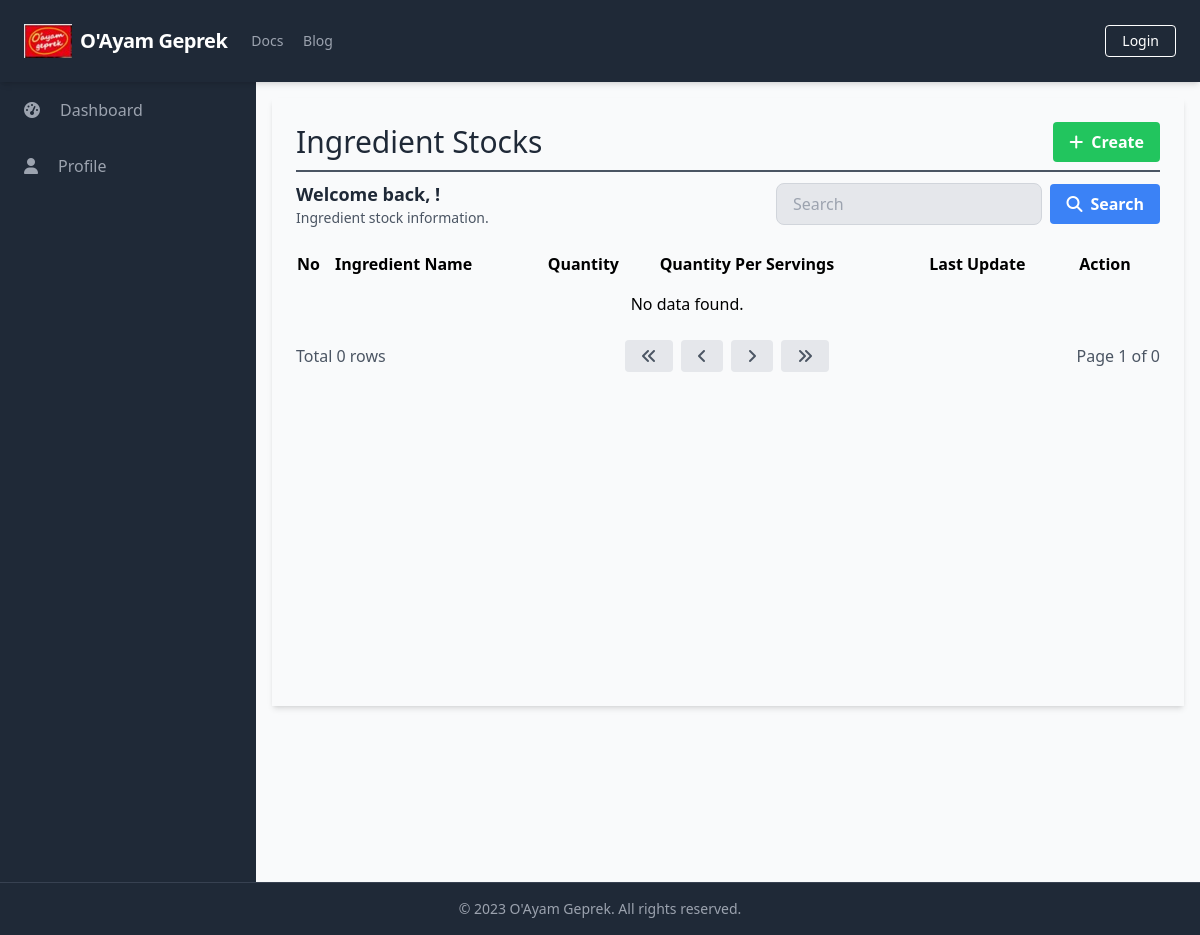
The app's page /manage_ingredient_stocks/manage_ingredient_stocks_list.php, older data.
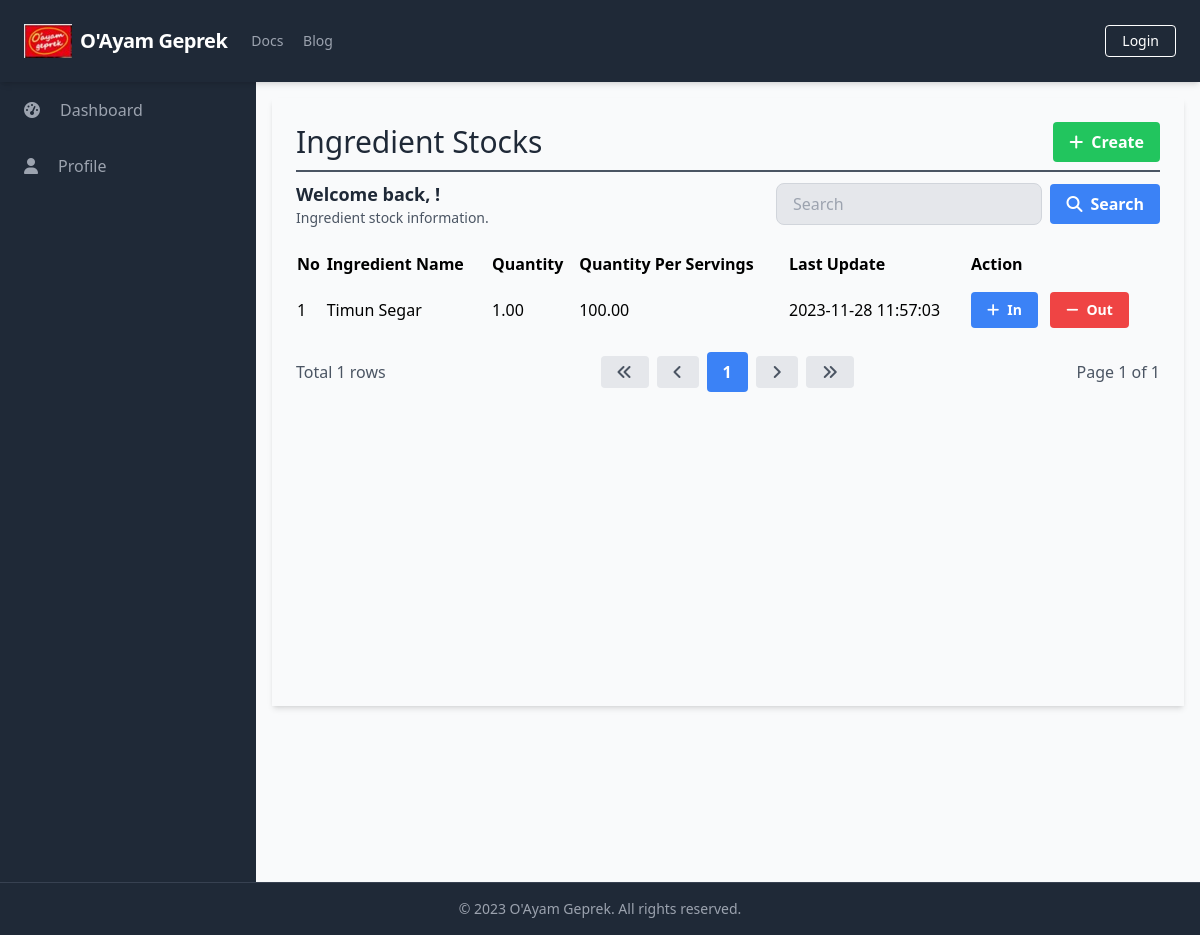
The same page, newer data.
### tables this page shows
CREATE TABLE `IngredientStocks` (
  `StockID` int(11) NOT NULL,
  `IngredientID` int(11) NOT NULL,
  `Quantity` decimal(10,2) NOT NULL,
  `QuantityPerServings` decimal(10,2) NOT NULL,
  `LastUpdateStock` timestamp NOT NULL DEFAULT current_timestamp()
);

CREATE TABLE `Ingredients` (
  `IngredientID` int(11) NOT NULL,
  `IngredientName` varchar(255) NOT NULL,
  `PurchasePrice` decimal(10,2) NOT NULL,
  `QuantityPerPurchase` decimal(10,2) NOT NULL,
  `ServingsPerIngredient` int(11) NOT NULL,
  `HoldingCost` tinyint(1) NOT NULL,
  `HoldingCostPrice` decimal(10,2) DEFAULT NULL,
  `ShelfLife` int(11) DEFAULT NULL,
  `SupplierName` varchar(255) DEFAULT NULL,
  `Description` text DEFAULT NULL,
  `MinimumStock` int(11) DEFAULT NULL,
  `StorageLocation` varchar(50) DEFAULT NULL,
  `PurchaseUnit` varchar(50) NOT NULL
);

### database/connection.php (called while the page is built, shortened)
<?php
$baseUrl = "http://localhost/final_project_yayuk_2023/";
$baseTitle = "O'Ayam Geprek";
$baseLogoUrl = "http://localhost/final_project_yayuk_2023/static/logo.png";

### public/manage_ingredient_stocks/manage_ingredient_stocks_list.php (the view, shortened to what this page needs)
<?php
require_once('../../database/connection.php');
?>
<?php include_once('../components/header.php'); ?>
<div class="h-screen flex flex-col">
    <?php include('../components/navbar.php'); ?>
    <div class="flex-grow bg-gray-50 flex flex-row shadow-md">
        <?php include('../components/sidebar.php'); ?>
        <main class=" bg-gray-50 flex flex-col flex-1 overflow-y-scroll h-screen flex-shrink-0 sc-hide pb-40">
            <div class="flex items-start justify-start p-6 shadow-md m-4 flex-1 flex-col">
                <div class="flex flex-row justify-between items-center w-full border-b-2 border-gray-600 mb-2 pb-2">
                    <h1 class="text-3xl text-gray-800 font-semibol w-full">Ingredient Stocks</h1>
                    <div class="flex flex-row justify-end items-center">
                        <a href="<?php echo $baseUrl; ?>public/manage_ingredient_stocks/manage_ingredient_stocks_add.php" class="bg-green-500 hover-bg-green-700 text-white font-bold py-2 px-4 rounded inline-flex items-center">
                            <i class="fas fa-plus mr-2"></i>
                            <span>Create</span>
                        </a>
                    </div>
                </div>
                <div class="flex flex-col w-full">
                    <div class="flex flex-row justify-between items-center w-full mb-2 pb-2">
                        <div>
                            <h2 class="text-lg text-gray-800 font-semibold">Welcome back, <?php echo $_SESSION['FullName']; ?>!</h2>
                            <p class="text-gray-600 text-sm">Ingredient stock information.</p>
                        </div>
                        <form class="flex items-center justify-end space-x-2 w-96">
                            <input type="text" name="search" class="bg-gray-200 focus-bg-white focus-outline-none border border-gray-300 rounded-lg py-2 px-4 block w-full appearance-none leading-normal" placeholder="Search" value="<?php echo isset($_GET['search']) ? $_GET['search'] : ''; ?>">
                            <button type="submit" class="bg-blue-500 hover-bg-blue-700 text-white font-bold py-2 px-4 rounded space-x-2 inline-flex items-center">
                                <i class="fas fa-search"></i>
                                <span>Search</span>
                            </button>
                        </form>
                    </div>
                    <table class="min-w-full">
                        <thead>
                            <tr>
                                <th class="text-left py-2">No</th>
                                <th class="text-left py-2">Ingredient Name</th>
                                <th class="text-left py-2">Quantity</th>
                                <th class="text-left py-2">Quantity Per Servings</th>
                                <th class="text-left py-2">Last Update</th>
                                <th class="text-left py-2">Action</th>
                            </tr>
                        </thead>
                        <tbody>
                            <?php
                            $searchTerm = isset($_GET['search']) ? $_GET['search'] : '';
                            $page = isset($_GET['page']) ? $_GET['page'] : 1;
                            $query = "SELECT IngStk.StockID, IngStk.IngredientID, IngStk.Quantity, IngStk.QuantityPerServings, IngStk.LastUpdateStock, I.IngredientName
                                FROM IngredientStocks IngStk
                                INNER JOIN Ingredients I ON IngStk.IngredientID = I.IngredientID
                                WHERE I.IngredientName LIKE '%$searchTerm%'
                                LIMIT 15 OFFSET " . ($page - 1) * 15;
                            $result = $conn->query($query);
                            $queryCount = "SELECT COUNT(*) AS count
                                FROM IngredientStocks IngStk
                                INNER JOIN Ingredients I ON IngStk.IngredientID = I.IngredientID
                                WHERE I.IngredientName LIKE '%$searchTerm%'";
                            $resultCount = $conn->query($queryCount);
                            $rowCount = $resultCount->fetch_assoc()['count'];
                            $totalPage = ceil($rowCount / 15);
                            $no = 1;
                            while ($row = $result->fetch_assoc()) {
                            ?>
                                <tr>
                                    <td class="py-2"><?php echo $no++; ?></td>
                                    <td class="py-2"><?php echo $row['IngredientName']; ?></td>
                                    <td class="py-2"><?php echo $row['Quantity']; ?></td>
                                    <td class="py-2"><?php echo $row['QuantityPerServings']; ?></td>
                                    <td class="py-2"><?php echo $row['LastUpdateStock']; ?></td>
                                    <td class='py-2'>
                                        <a href="<?php echo $baseUrl; ?>public/manage_ingredient_stocks/in.php?id=<?php echo $row['StockID']; ?>" class='bg-blue-500 hover-bg-blue-700 text-white font-bold py-2 px-4 rounded inline-flex items-center mr-2 text-sm'>
                                            <i class='fas fa-plus mr-2'></i>
                                            <span>In</span>
                                        </a>
                                        <a href="<?php echo $baseUrl; ?>public/manage_ingredient_stocks/out.php?id=<?php echo $row['StockID']; ?>" class='bg-red-500 hover-bg-red-700 text-white font-bold py-2 px-4 rounded inline-flex items-center text-sm'>
                                            <i class='fas fa-minus mr-2'></i>
                                            <span>Out</span>
                                        </a>
                                    </td>
                                </tr>
                            <?php
                            }
                            if ($result->num_rows === 0) {
                            ?>
                                <tr>
                                    <td colspan="5" class="py-2 text-center">No data found.</td>
                                </tr>
                            <?php
                            }
                            ?>
                        </tbody>
                    </table>
                    <div class="flex flex-row justify-between items-center w-full mt-4">
                        <div class="flex flex-row justify-start items-center">
                            <span class="text-gray-600">Total <?php echo $rowCount; ?> rows</span>
                        </div>
                        <div class="flex flex-row justify-end items-center space-x-2">
                            <a href="?page=1&search=<?php echo $searchTerm; ?>" class="bg-gray-200 hover-bg-gray-300 text-gray-600 font-bold py-2 px-4 rounded inline-flex items-center">
                                <i class="fas fa-angle-double-left"></i>
                            </a>
                            <a href="?page=<?php if ($page == 1) {
                                                echo $page;
                                            } else {
                                                echo $page - 1;
                                            } ?>&search=<?php echo $searchTerm; ?>" class="bg-gray-200 hover-bg-gray-300 text-gray-600 font-bold py-2 px-4 rounded inline-flex items-center">
                                <i class="fas fa-angle-left"></i>
                            </a>
                            <?php
                            $startPage = $page - 2;
                            $endPage = $page + 2;
                            if ($startPage < 1) {
                                $endPage += abs($startPage) + 1;
                                $startPage = 1;
                            }
                            if ($endPage > $totalPage) {
                                $startPage -= $endPage - $totalPage;
                                $endPage = $totalPage;
                            }
                            if ($startPage < 1) {
                                $startPage = 1;
                            }
                            for ($i = $startPage; $i <= $endPage; $i++) {
                                if ($i == $page) {
                                    echo "<a href='?page=$i&search=$searchTerm' class='bg-blue-500 hover-bg-blue-700 text-white font-bold py-2 px-4 rounded inline-flex items-center'>$i</a>";
                                } else {
                                    echo "<a href='?page=$i&search=$searchTerm' class='bg-gray-200 hover-bg-gray-300 text-gray-600 font-bold py-2 px-4 rounded inline-flex items-center'>$i</a>";
                                }
                            }
                            ?>
                            <a href="?page=<?php if ($page == $totalPage) {
                                                echo $page;
                                            } else {
                                                echo $page + 1;
                                            } ?>&search=<?php echo $searchTerm; ?>" class="bg-gray-200 hover-bg-gray-300 text-gray-600 font-bold py-2 px-4 rounded inline-flex items-center">
                                <i class="fas fa-angle-right"></i>
                            </a>
                            <a href="?page=<?php echo $totalPage; ?>&search=<?php echo $searchTerm; ?>" class="bg-gray-200 hover-bg-gray-300 text-gray-600 font-bold py-2 px-4 rounded inline-flex items-center">
                                <i class="fas fa-angle-double-right"></i>
                            </a>
                        </div>
                        <div class="flex flex-row justify-end items-center ml-2">
                            <span class="text-gray-600">Page <?php echo $page; ?> of <?php echo $totalPage; ?></span>
                        </div>
                    </div>
                </div>
        </main>
    </div>
    <?php include('../components/footer.php'); ?>
</div>
</body>
</html>

### public/components/header.php (shortened to what this page needs)
<!DOCTYPE html>
<html lang="en">
<head>
    <link rel="stylesheet" href="<?php echo $baseUrl; ?>dist/output.css">
    <link rel="stylesheet" href="https://cdn.jsdelivr.net/npm/sweetalert2@11/dist/sweetalert2.min.css">
</head>
<body class="overflow-hidden">

### public/components/navbar.php (shortened to what this page needs)
<nav class="flex items-center justify-between flex-wrap bg-gray-800 p-6 shadow-md sticky top-0">
    <div class="flex items-center flex-shrink-0 text-white mr-6 ">
        <a href="<?php echo $baseUrl; ?>public/index.php" class="flex items-center space-x-2">
            <img src="<?php echo $baseLogoUrl; ?>" alt="Logo" class="w-12" />
            <span class="font-semibold text-xl tracking-tight"><?php echo $baseTitle; ?></span>
        </a>
    </div>
    <div class="w-full block flex-grow lg:flex lg:items-center lg:w-auto">
        <div class="text-sm lg:flex-grow">
            <a href="#responsive-header" class="block mt-4 lg:inline-block lg:mt-0 text-gray-400 hover:text-white mr-4">
                Docs
            </a>
            <a href="#responsive-header" class="block mt-4 lg:inline-block lg:mt-0 text-gray-400 hover:text-white">
                Blog
            </a>
        </div>
        <div>
            <?php
            if (isset($_SESSION['UserID'])) {
                echo '<a href="javascript:void(0);" onclick="confirmLogout()" class="inline-block text-sm px-4 py-2 leading-none border rounded text-white border-white hover:border-transparent hover:text-gray-500 hover:bg-white mt-4 lg:mt-0">Logout</a>';
            } else {
                echo '<a href="login.php" class="inline-block text-sm px-4 py-2 leading-none border rounded text-white border-white hover:border-transparent hover:text-gray-500 hover:bg-white mt-4 lg:mt-0">Login</a>';
            }
            ?>
        </div>
    </div>
</nav>

### public/components/sidebar.php (shortened to what this page needs)
<aside class="bg-gray-800 text-white w-64 overflow-y-scroll h-screen flex-shrink-0 sc-hide">
    <ul class="text-gray-400">
        <li class="px-6 py-4 hover:bg-gray-700 cursor-pointer space-x-2 flex items-center">
            <i class="fas fa-tachometer-alt mr-3"></i>
            <a href="../systems/dashboard.php">Dashboard</a>
        </li>
        <li class="px-6 py-4 hover-bg-gray-700 cursor-pointer space-x-2 flex items-center">
            <i class="fas fa-user mr-3"></i>
            <a href="../profiles/profile.php">Profile</a>
        </li>
    </ul>
    <hr class="mt-60 border-transparent">
</aside>

### public/components/footer.php (shortened to what this page needs)
<footer class="bg-gray-800 text-gray-400 py-4 shadow-md mt-auto sticky bottom-0 border-t border-gray-700">
    <div class="container mx-auto text-center text-sm">
        <p>&copy; 2023 <?php echo $baseTitle; ?>. All rights reserved.</p>
    </div>
</footer>

Row changes from the older to the newer data that the page shows:
added ingredientstocks: IngredientID.IngredientName "Timun Segar", Quantity "1.00", QuantityPerServings "100.00", LastUpdateStock "2023-11-28 11:57:03"
Text that changed along with them:
$rowCount: "0" → "1"
$totalPage: "0" → "1"
new list line: "1"
text no longer shown: "No data found."
